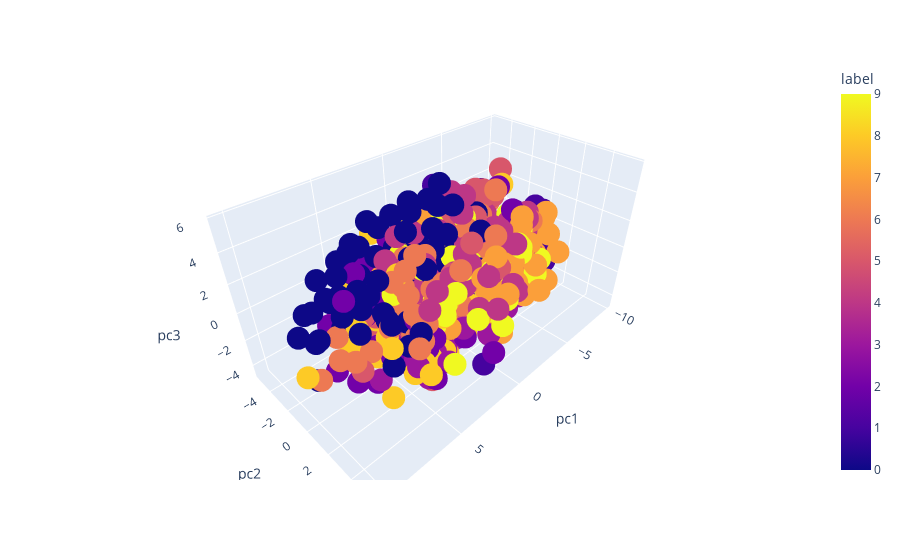

The notebook cell this image was saved under:
### Code cell
import plotly.express as px
fig = px.scatter_3d(df.sample(1000), x='pc1', y='pc2', z='pc3',
              color='label')
fig.show()

### Figure 1 — Plotly figure (JSON) as saved in the notebook; plotly's stock layout.template omitted (floating-point values rounded to 4 significant figures; data arrays with more than 128 entries replaced by an {"elided": "..."} marker saying what was removed)
{"data": [{"hovertemplate": "pc1=%{x}<br>pc2=%{y}<br>pc3=%{z}<br>label=%{marker.color}<extra></extra>", "legendgroup": "", "marker": {"color": {"elided": "1000 int values"}, "coloraxis": "coloraxis", "symbol": "circle"}, "mode": "markers", "name": "", "scene": "scene", "showlegend": false, "type": "scatter3d", "x": {"elided": "1000 float values"}, "y": {"elided": "1000 float values"}, "z": {"elided": "1000 float values"}}], "layout": {"coloraxis": {"colorbar": {"title": {"text": "label"}}, "colorscale": [[0, "#0d0887"], [0.1111, "#46039f"], [0.2222, "#7201a8"], [0.3333, "#9c179e"], [0.4444, "#bd3786"], [0.5556, "#d8576b"], [0.6667, "#ed7953"], [0.7778, "#fb9f3a"], [0.8889, "#fdca26"], [1, "#f0f921"]]}, "legend": {"tracegroupgap": 0}, "margin": {"t": 60}, "scene": {"domain": {"x": [0, 1], "y": [0, 1]}, "xaxis": {"title": {"text": "pc1"}}, "yaxis": {"title": {"text": "pc2"}}, "zaxis": {"title": {"text": "pc3"}}}}}
